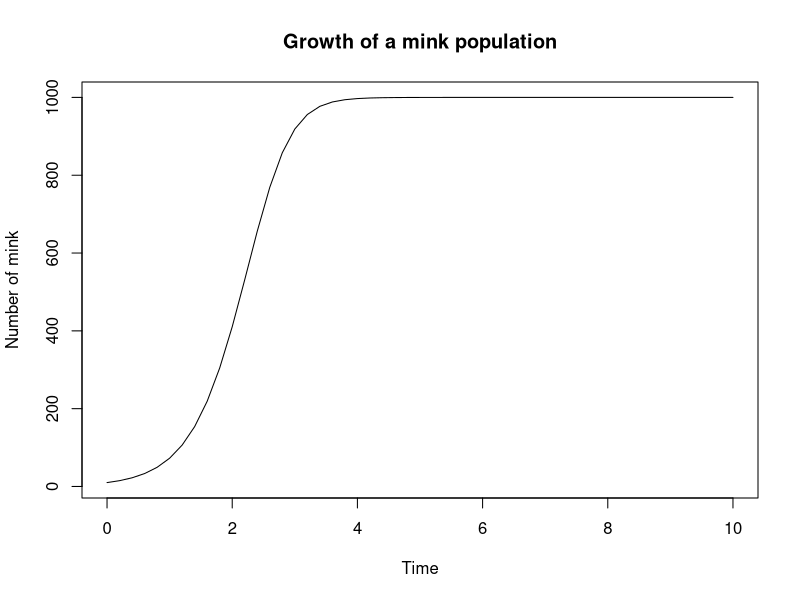
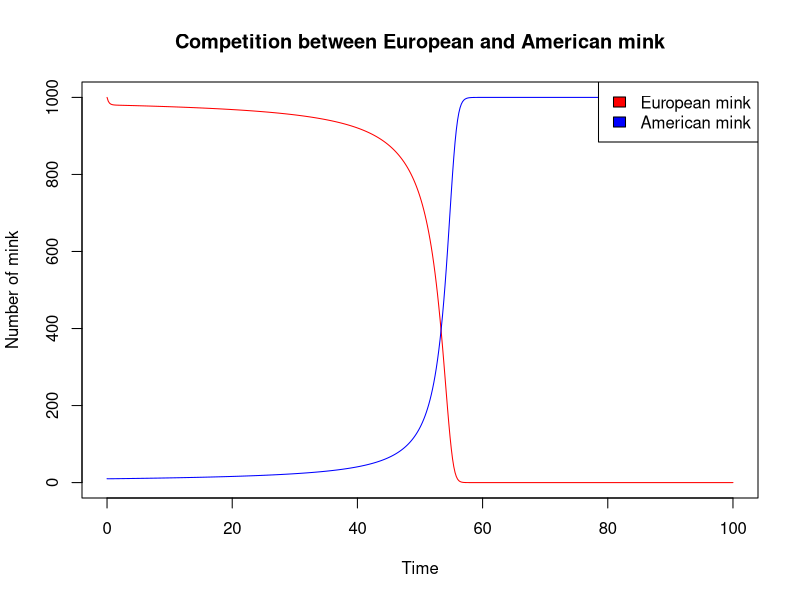
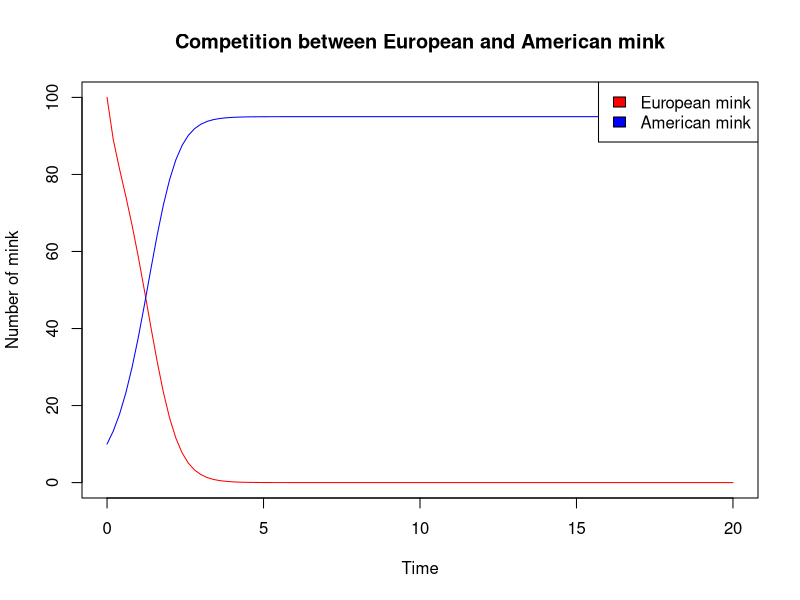
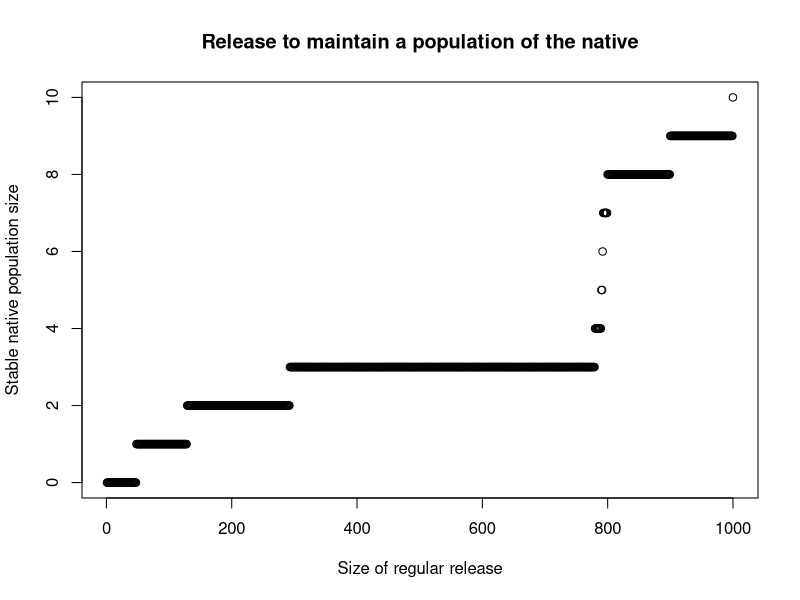

Source code (R) for these figures, in order:
## ---- chunk 1
knitr::opts_chunk$set(echo = TRUE)
## ---- chunk 2
# I'm going to define the function that does a simulation run up here and hide
# it, since it's not that relevant to the actual models. Of course, everyone
# will see it when they download this file, but you can just ignore this if you
# don't understand it.
run_simulation <- function(
        f,        # A function that defines the system of equations
        X,        # The initial populations
        N,        # The number of time steps.
        d = 0.2   # The size of the step -- keep it small to avoid chaos.
) {
        # Define the number of simulation steps.
        n_steps <- floor(N / d)
        # Define the number of populations.
        n_pop <- length(X)
        # Define a matrix to hold all the results. Have an extra column for
        # the timestamp, and an extra row for the initial conditions.
        results <- matrix(nrow = n_steps + 1, ncol = n_pop + 1)
        # Insert the initial populations.
        results[1, ] <- c(0, X)
        # Run the simulation. Use a first-order approximation.
        for (t in 1:n_steps) {
                results[t + 1, -1] <- results[t, -1] + f(results[t, -1]) * d
                # Prevent negative populations
                results[t + 1, -1] <- ifelse(
                        results[t + 1, -1] < 0,
                        0,
                        results[t + 1, -1]
                )
                # Add the timestamp
                results[t + 1, 1] <- t * d
        }
        return(results)
}
## ---- chunk 3
logistic <- function(X) {
        # Define the parameters.
        K <- 1000
        r <- 2.5
        # Calculate the result from the model.
        res <- r * X * (1 - X / K)
        return(res)
}
## ---- chunk 4
res <- run_simulation(
        logistic,   # Use our model.
        X = 10,     # Start with 10 individuals.
        N = 10      # Run it for 20 time steps
)
## ---- chunk 5
# Plot our results.
plot(
        res[, 1], res[, 2],
        type = "l",    # For a line graph
        xlab = "Time",
        ylab = "Number of mink",
        main = "Growth of a mink population"
)
## ---- chunk 6
lv_competition <- function(X) {
        # Define the parameters.
        K <- 1000
        rx <- 2.5
        ry <- 2     # Smaller litters for the invader
        a_xy <- 2   # Competitive impact on the natives
        a_yx <- 1   # Competitive impact on the invaders
        # Read the current population values
        x <- X[1]
        y <- X[2]
        # Calculate the equation results.
        res_x <- rx * x * (1 - (x + a_xy * y) / K)
        res_y <- ry * y * (1 - (y + a_yx * x) / K)
        return(c(res_x, res_y))
}
## ---- chunk 7
res <- run_simulation(
        lv_competition,   # Use our model.
        X = c(1000, 10),  # Start with 10 invaders, and the natives at carrying capacity.
        N = 100           # Run it for 100 timesteps
)
## ---- chunk 8
# Plot our results.
plot(
        res[, 1], res[, 2],  # Natives
        type = "l",    # For a line graph
        col = "red",
        xlab = "Time",
        ylab = "Number of mink",
        main = "Competition between European and American mink",
        ylim = c(0, 1000)    # Plot the full y-axis
)
lines(res[, 1], res[, 3], col = "blue")  # Invaders
legend(
        "topright",
        legend = c("European mink", "American mink"),
        fill = c("red", "blue")
)
## ---- chunk 9
summary(res[
        res[, 1] < 20,   # Look at population within the first 20 timesteps
        3                # For the invasive
])
## ---- chunk 10
catford <- function(
        X,
        hx = 0,
        hy = 0,    # Propagule pressure -- 0 for now.
        mx = 0.1,
        my = mx   # Mortality rates -- equal for now.
) {
        # Define the parameters.
        K <- 100    # Number of habitat patches
        rx <- 2.5
        ry <- 2     # Smaller litters for the invader
        # Read the current population values
        x <- X[1]
        y <- X[2]
        # Calculate the equation results.
        res_x <- (rx * x + hx) * (1 - (x + y) / K) - (mx + ry * y / K + hy) * x
        res_y <- (ry * y + hy) * (1 - y / K) - my * y
        return(c(res_x, res_y))
}
## ---- chunk 11
res <- run_simulation(
        catford,          # Use our model.
        X = c(100, 10),   # Start with 10 invaders, and the natives at carrying capacity.
        N = 20            # Run it for 20 timesteps
)
## ---- chunk 12
# Plot our results.
plot(
        res[, 1], res[, 2],  # Natives
        type = "l",    # For a line graph
        col = "red",
        xlab = "Time",
        ylab = "Number of mink",
        main = "Competition between European and American mink",
        ylim = c(0, 100)    # Plot the full y-axis
)
lines(res[, 1], res[, 3], col = "blue")  # Invaders
legend(
        "topright",
        legend = c("European mink", "American mink"),
        fill = c("red", "blue")
)
## ---- chunk 13
# Let's run a simulation for values of hx ranging from 1 to 1000, and see
# how many European mink-occupied habitats we have after some time.
hx <- 1:1000
res <- rep(NA, length(hx))    # create a vector to hold the results
for (i in seq_along(hx)) {
        sim_res <- run_simulation(
                # Use our model with the new value of h
                function(X) catford(X, hx = hx[i]),
                X = c(100, 10),   # Start with 10 invaders, and the natives at carrying capacity.
                N = 50            # Run it for 50 timesteps.
        )
        # Store the last value of the native population.
        res[i] <- floor(sim_res[nrow(sim_res), 2])
}
## ---- chunk 14
# Let's plot the results.
plot(
        hx, res,
        xlab = "Size of regular release",
        ylab = "Stable native population size",
        main = "Release to maintain a population of the native",
)
